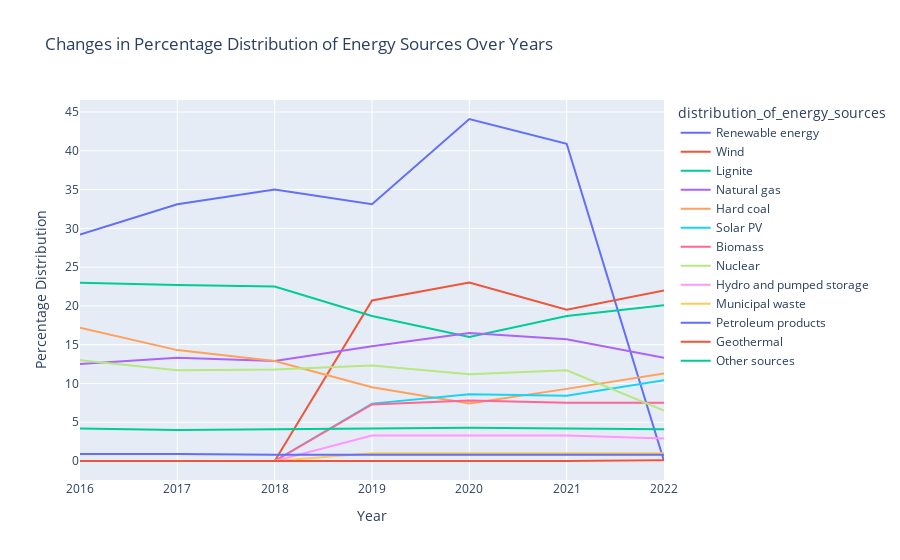

The code cell stored with this chart in its notebook:
### Code cell
cpi_sp_energy_dist_data_df = pd.read_csv(data_files_path[8])

# Convert percentage values to numeric
for col in cpi_sp_energy_dist_data_df.columns[1:-1]:
    cpi_sp_energy_dist_data_df[col] = pd.to_numeric(cpi_sp_energy_dist_data_df[col].str.replace(',', '.'), errors='coerce')

# Melt the dataframe for better plotting
melted_df = pd.melt(cpi_sp_energy_dist_data_df, id_vars=["distribution_of_energy_sources", "value_in_percentage"],
                    var_name="year", value_name="percentage")

# Line plot for changes in the percentage distribution of each energy source over the years
fig = px.line(melted_df, x="year", y="percentage", color="distribution_of_energy_sources",
              title="Changes in Percentage Distribution of Energy Sources Over Years",
              labels={"percentage": "Percentage Distribution", "year": "Year"})
fig.show()

### Figure 1 — Plotly figure (JSON) as saved in the notebook; plotly's stock layout.template omitted (floating-point values rounded to 4 significant figures)
{"data": [{"hovertemplate": "distribution_of_energy_sources=Renewable energy<br>Year=%{x}<br>Percentage Distribution=%{y}<extra></extra>", "legendgroup": "Renewable energy", "line": {"color": "#636efa", "dash": "solid"}, "marker": {"symbol": "circle"}, "mode": "lines", "name": "Renewable energy", "orientation": "v", "showlegend": true, "type": "scatter", "x": ["2016", "2017", "2018", "2019", "2020", "2021", "2022"], "xaxis": "x", "y": [29.2, 33.1, 35, 33.1, 44.1, 40.9, 0], "yaxis": "y"}, {"hovertemplate": "distribution_of_energy_sources=Wind<br>Year=%{x}<br>Percentage Distribution=%{y}<extra></extra>", "legendgroup": "Wind", "line": {"color": "#EF553B", "dash": "solid"}, "marker": {"symbol": "circle"}, "mode": "lines", "name": "Wind", "orientation": "v", "showlegend": true, "type": "scatter", "x": ["2016", "2017", "2018", "2019", "2020", "2021", "2022"], "xaxis": "x", "y": [0, 0, 0, 20.7, 23, 19.5, 22], "yaxis": "y"}, {"hovertemplate": "distribution_of_energy_sources=Lignite<br>Year=%{x}<br>Percentage Distribution=%{y}<extra></extra>", "legendgroup": "Lignite", "line": {"color": "#00cc96", "dash": "solid"}, "marker": {"symbol": "circle"}, "mode": "lines", "name": "Lignite", "orientation": "v", "showlegend": true, "type": "scatter", "x": ["2016", "2017", "2018", "2019", "2020", "2021", "2022"], "xaxis": "x", "y": [23, 22.7, 22.5, 18.7, 16, 18.7, 20.1], "yaxis": "y"}, {"hovertemplate": "distribution_of_energy_sources=Natural gas<br>Year=%{x}<br>Percentage Distribution=%{y}<extra></extra>", "legendgroup": "Natural gas", "line": {"color": "#ab63fa", "dash": "solid"}, "marker": {"symbol": "circle"}, "mode": "lines", "name": "Natural gas", "orientation": "v", "showlegend": true, "type": "scatter", "x": ["2016", "2017", "2018", "2019", "2020", "2021", "2022"], "xaxis": "x", "y": [12.5, 13.3, 12.9, 14.8, 16.5, 15.7, 13.3], "yaxis": "y"}, {"hovertemplate": "distribution_of_energy_sources=Hard coal<br>Year=%{x}<br>Percentage Distribution=%{y}<extra></extra>", "legendgroup": "Hard coal", "line": {"color": "#FFA15A", "dash": "solid"}, "marker": {"symbol": "circle"}, "mode": "lines", "name": "Hard coal", "orientation": "v", "showlegend": true, "type": "scatter", "x": ["2016", "2017", "2018", "2019", "2020", "2021", "2022"], "xaxis": "x", "y": [17.2, 14.3, 12.9, 9.5, 7.4, 9.3, 11.3], "yaxis": "y"}, {"hovertemplate": "distribution_of_energy_sources=Solar PV<br>Year=%{x}<br>Percentage Distribution=%{y}<extra></extra>", "legendgroup": "Solar PV", "line": {"color": "#19d3f3", "dash": "solid"}, "marker": {"symbol": "circle"}, "mode": "lines", "name": "Solar PV", "orientation": "v", "showlegend": true, "type": "scatter", "x": ["2016", "2017", "2018", "2019", "2020", "2021", "2022"], "xaxis": "x", "y": [0, 0, 0, 7.4, 8.6, 8.4, 10.4], "yaxis": "y"}, {"hovertemplate": "distribution_of_energy_sources=Biomass<br>Year=%{x}<br>Percentage Distribution=%{y}<extra></extra>", "legendgroup": "Biomass", "line": {"color": "#FF6692", "dash": "solid"}, "marker": {"symbol": "circle"}, "mode": "lines", "name": "Biomass", "orientation": "v", "showlegend": true, "type": "scatter", "x": ["2016", "2017", "2018", "2019", "2020", "2021", "2022"], "xaxis": "x", "y": [0, 0, 0, 7.3, 7.8, 7.5, 7.5], "yaxis": "y"}, {"hovertemplate": "distribution_of_energy_sources=Nuclear<br>Year=%{x}<br>Percentage Distribution=%{y}<extra></extra>", "legendgroup": "Nuclear", "line": {"color": "#B6E880", "dash": "solid"}, "marker": {"symbol": "circle"}, "mode": "lines", "name": "Nuclear", "orientation": "v", "showlegend": true, "type": "scatter", "x": ["2016", "2017", "2018", "2019", "2020", "2021", "2022"], "xaxis": "x", "y": [13, 11.7, 11.8, 12.3, 11.2, 11.7, 6.5], "yaxis": "y"}, {"hovertemplate": "distribution_of_energy_sources=Hydro and pumped storage<br>Year=%{x}<br>Percentage Distribution=%{y}<extra></extra>", "legendgroup": "Hydro and pumped storage", "line": {"color": "#FF97FF", "dash": "solid"}, "marker": {"symbol": "circle"}, "mode": "lines", "name": "Hydro and pumped storage", "orientation": "v", "showlegend": true, "type": "scatter", "x": ["2016", "2017", "2018", "2019", "2020", "2021", "2022"], "xaxis": "x", "y": [0, 0, 0, 3.3, 3.3, 3.3, 2.9], "yaxis": "y"}, {"hovertemplate": "distribution_of_energy_sources=Municipal waste<br>Year=%{x}<br>Percentage Distribution=%{y}<extra></extra>", "legendgroup": "Municipal waste", "line": {"color": "#FECB52", "dash": "solid"}, "marker": {"symbol": "circle"}, "mode": "lines", "name": "Municipal waste", "orientation": "v", "showlegend": true, "type": "scatter", "x": ["2016", "2017", "2018", "2019", "2020", "2021", "2022"], "xaxis": "x", "y": [0, 0, 0, 1, 1, 1, 1], "yaxis": "y"}, {"hovertemplate": "distribution_of_energy_sources=Petroleum products<br>Year=%{x}<br>Percentage Distribution=%{y}<extra></extra>", "legendgroup": "Petroleum products", "line": {"color": "#636efa", "dash": "solid"}, "marker": {"symbol": "circle"}, "mode": "lines", "name": "Petroleum products", "orientation": "v", "showlegend": true, "type": "scatter", "x": ["2016", "2017", "2018", "2019", "2020", "2021", "2022"], "xaxis": "x", "y": [0.9, 0.9, 0.8, 0.8, 0.8, 0.8, 0.8], "yaxis": "y"}, {"hovertemplate": "distribution_of_energy_sources=Geothermal<br>Year=%{x}<br>Percentage Distribution=%{y}<extra></extra>", "legendgroup": "Geothermal", "line": {"color": "#EF553B", "dash": "solid"}, "marker": {"symbol": "circle"}, "mode": "lines", "name": "Geothermal", "orientation": "v", "showlegend": true, "type": "scatter", "x": ["2016", "2017", "2018", "2019", "2020", "2021", "2022"], "xaxis": "x", "y": [0, 0, 0, 0, 0, 0, 0.1], "yaxis": "y"}, {"hovertemplate": "distribution_of_energy_sources=Other sources<br>Year=%{x}<br>Percentage Distribution=%{y}<extra></extra>", "legendgroup": "Other sources", "line": {"color": "#00cc96", "dash": "solid"}, "marker": {"symbol": "circle"}, "mode": "lines", "name": "Other sources", "orientation": "v", "showlegend": true, "type": "scatter", "x": ["2016", "2017", "2018", "2019", "2020", "2021", "2022"], "xaxis": "x", "y": [4.2, 4, 4.1, 4.2, 4.3, 4.2, 4.1], "yaxis": "y"}], "layout": {"legend": {"title": {"text": "distribution_of_energy_sources"}, "tracegroupgap": 0}, "title": {"text": "Changes in Percentage Distribution of Energy Sources Over Years"}, "xaxis": {"anchor": "y", "domain": [0, 1], "title": {"text": "Year"}}, "yaxis": {"anchor": "x", "domain": [0, 1], "title": {"text": "Percentage Distribution"}}}}
